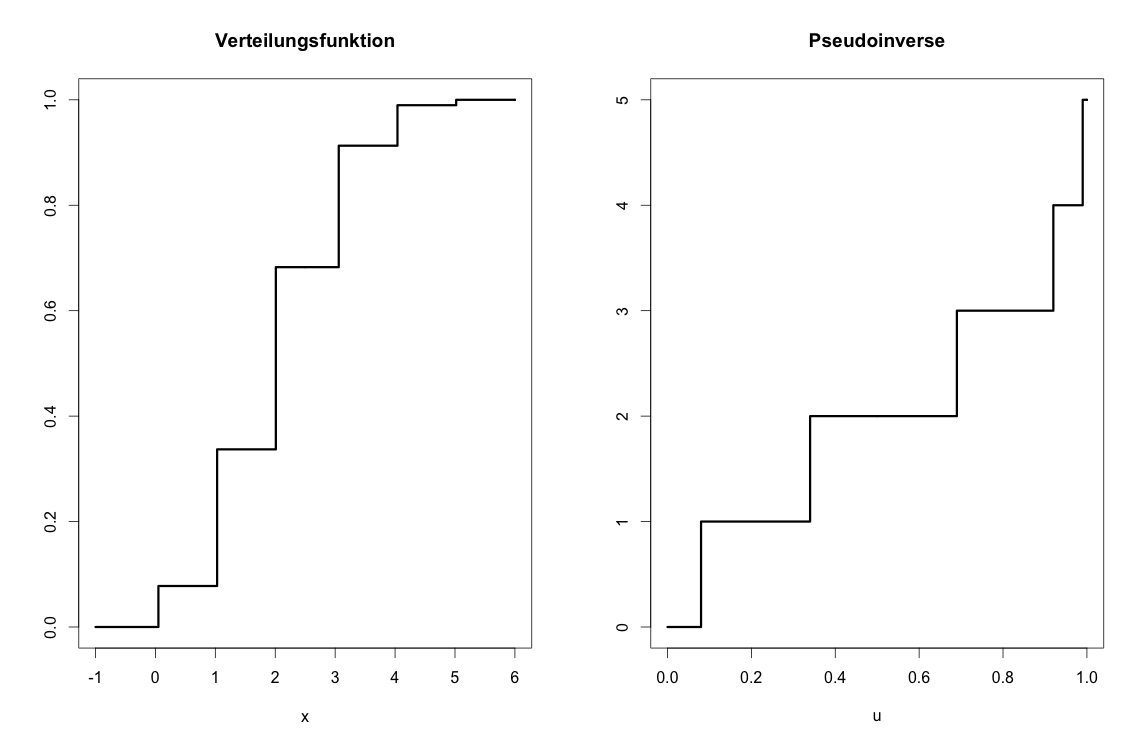

The R source for this figure:
# ------------------------------------------------------------------------------
# Project:     SRM - Stochastische Risikomodellierung und statistische Methoden
# ------------------------------------------------------------------------------
# Quantlet:    SRM_fig1.1
# ------------------------------------------------------------------------------
# Description: Produces the curves for the binomial distribution function and the
# pseudoinverse function under the probability=0.4 and the size=5.
# ------------------------------------------------------------------------------
# Keywords:    plot, curve, binomial, distribution, funciton, visualization
# ------------------------------------------------------------------------------
# See also:
# ------------------------------------------------------------------------------
# Author:      Sandor
# ------------------------------------------------------------------------------

## clear history
rm(list = ls(all = TRUE))
graphics.off()

## Zeichne die verallg. Inf fuer B(5,0.4)
par(mfrow = c(1, 2))
p = 0.4
n = 5
curve(pbinom(x, n, p), from = -1, to = 6, type = "s", ylab = expression(), 
      lwd = 3, col = "black")
title("Verteilungsfunktion")
curve(qbinom(x, n, p), from = 0, to = 1, type = "s", ylab = expression(), 
      xlab = expression(u), lwd = 3, col = "black")
title("Pseudoinverse")
